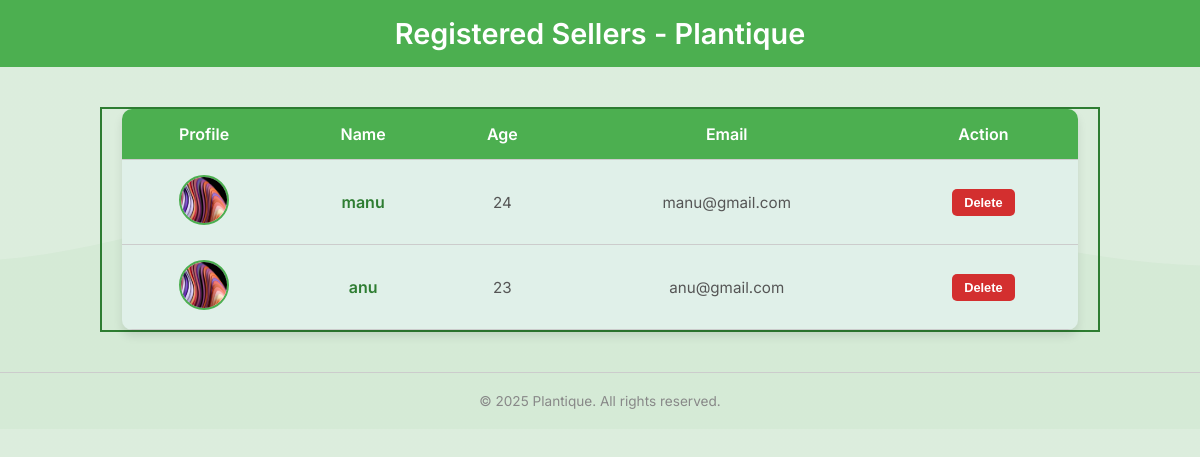
/sellerlist/, run on the app's committed database.
### plantique/models.py (models this page shows)
class sreg(models.Model):
    name=models.CharField(max_length=100,null=True,blank=True)
    age=models.IntegerField()
    email=models.EmailField(unique=True)
    password=models.CharField(max_length=100,null=True,blank=True)
    image=models.FileField(upload_to='image/')

### plantique/views.py (the view)
# urls.py: path('sellerlist/',views.sellerlist,name='sellerlist'),
def sellerlist(request):
    user=models.sreg.objects.all()
    return render(request,'sellerlist.html',{'u':user})

### plantique/templates/sellerlist.html (shortened to what this page needs)
<!DOCTYPE html>
<html lang="en">
<head>
    <link rel="stylesheet" href="https://cdnjs.cloudflare.com/ajax/libs/font-awesome/6.4.0/css/all.min.css">
</head>
<body>
    <header>
        Registered Sellers - Plantique
    </header>
    <div class="container">
        {% if u %}
            <table>
                <thead>
                    <tr>
                        <th>Profile</th>
                        <th>Name</th>
                        <th>Age</th>
                        <th>Email</th>
                        <th>Action</th>
                    </tr>
                </thead>
                <tbody>
                    {% for user in u %}
                    <tr>
                        <td><img src="{{ user.image.url|default:'/media/default.jpg' }}" alt="Seller Image" class="profile-img"></td>
                        <td><span class="seller-name">{{ user.name|default:"N/A" }}</span></td>
                        <td><span class="seller-info">{{ user.age|default:"N/A" }}</span></td>
                        <td><span class="seller-info">{{ user.email|default:"N/A" }}</span></td>
                        <td>
                            <form action="{% url 'deleteseller' user.id %}" method="post" onsubmit="return confirm('Are you sure you want to delete this seller?');">
                                <button type="submit" class="delete-btn">Delete</button>
                            </form>
                        </td>
                    </tr>
                    {% empty %}
                    <tr>
                        <td colspan="5">
                            <p class="empty-sellers">No sellers found.</p>
                        </td>
                    </tr>
                    {% endfor %}
                </tbody>
            </table>
        {% else %}
            <p class="empty-sellers">No sellers found.</p>
        {% endif %}
    </div>
    <div class="footer">
        © 2025 Plantique. All rights reserved.
    </div>
</body>
</html>

### plantique/templates/sellerlist.html (style rules this page uses)
* { box-sizing: border-box; }
body { font-family: 'Inter', sans-serif; background-color: #e8f5e9; margin: 0; padding: 0; background-size: cover; background-position: center; color: #333; }
header { background-color: #4CAF50; color: white; padding: 1rem; text-align: center; font-size: 1.8rem; font-weight: 600; }
.container { max-width: 1000px; margin: 40px auto; padding: 0 20px; border: 2px solid #2e7d32; }
table { width: 100%; border-collapse: collapse; background: #e0f0e9; box-shadow: 0 6px 10px rgba(0,0,0,0.1); border-radius: 10px; overflow: hidden; }
th, td { padding: 15px; text-align: center; border-bottom: 1px solid #ccc; }
th { background-color: #4CAF50; color: white; font-weight: 600; font-size: 1rem; }
.profile-img { width: 50px; height: 50px; border-radius: 50%; object-fit: cover; border: 2px solid #4CAF50; }
.seller-name { color: #2e7d32; font-weight: 600; font-size: 1rem; }
.seller-info { color: #555; font-size: 0.95rem; }
.delete-btn { background-color: #d32f2f; color: white; border: none; padding: 6px 12px; border-radius: 5px; cursor: pointer; font-size: 0.8rem; font-weight: 600; text-decoration: none; display: inline-block; transition: background-color 0.3s; }
.footer { text-align: center; padding: 20px; color: #888; font-size: 0.85rem; border-top: 1px solid #ccc; margin-top: 30px; }

### data on the page
sreg: image (picture), name "manu", age "24", email "manu@gmail.com"
sreg: image (picture), name "anu", age "23", email "anu@gmail.com"
